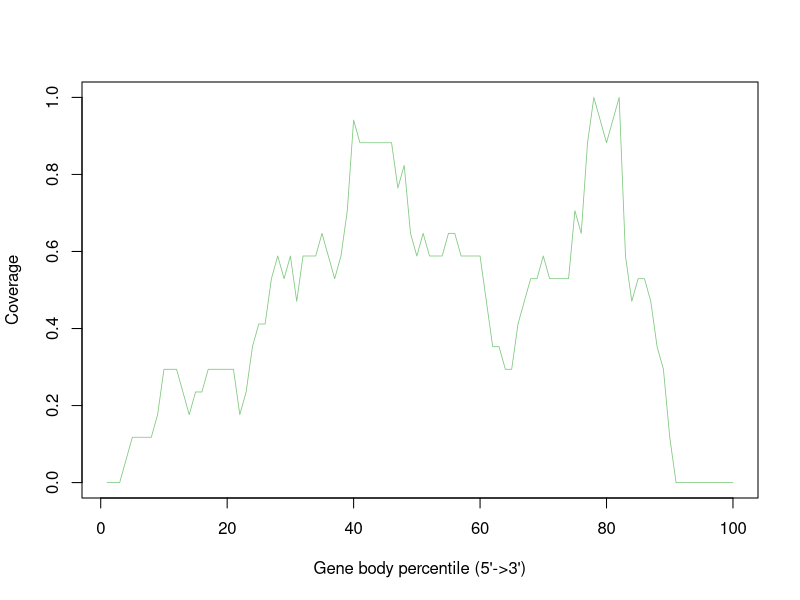

Source code (R):
Atha_Ler_0_sl_FLT_0.18G_Rep2_Aligned.sortedByCoord_sorted.out <- c(0.0,0.0,0.0,0.058823529411764705,0.11764705882352941,0.11764705882352941,0.11764705882352941,0.11764705882352941,0.17647058823529413,0.29411764705882354,0.29411764705882354,0.29411764705882354,0.23529411764705882,0.17647058823529413,0.23529411764705882,0.23529411764705882,0.29411764705882354,0.29411764705882354,0.29411764705882354,0.29411764705882354,0.29411764705882354,0.17647058823529413,0.23529411764705882,0.35294117647058826,0.4117647058823529,0.4117647058823529,0.5294117647058824,0.5882352941176471,0.5294117647058824,0.5882352941176471,0.47058823529411764,0.5882352941176471,0.5882352941176471,0.5882352941176471,0.6470588235294118,0.5882352941176471,0.5294117647058824,0.5882352941176471,0.7058823529411765,0.9411764705882353,0.8823529411764706,0.8823529411764706,0.8823529411764706,0.8823529411764706,0.8823529411764706,0.8823529411764706,0.7647058823529411,0.8235294117647058,0.6470588235294118,0.5882352941176471,0.6470588235294118,0.5882352941176471,0.5882352941176471,0.5882352941176471,0.6470588235294118,0.6470588235294118,0.5882352941176471,0.5882352941176471,0.5882352941176471,0.5882352941176471,0.47058823529411764,0.35294117647058826,0.35294117647058826,0.29411764705882354,0.29411764705882354,0.4117647058823529,0.47058823529411764,0.5294117647058824,0.5294117647058824,0.5882352941176471,0.5294117647058824,0.5294117647058824,0.5294117647058824,0.5294117647058824,0.7058823529411765,0.6470588235294118,0.8823529411764706,1.0,0.9411764705882353,0.8823529411764706,0.9411764705882353,1.0,0.5882352941176471,0.47058823529411764,0.5294117647058824,0.5294117647058824,0.47058823529411764,0.35294117647058826,0.29411764705882354,0.11764705882352941,0.0,0.0,0.0,0.0,0.0,0.0,0.0,0.0,0.0,0.0)


pdf("Atha_Ler-0_sl_FLT_0.18G_Rep2.geneBodyCoverage.curves.pdf")
x=1:100
icolor = colorRampPalette(c("#7fc97f","#beaed4","#fdc086","#ffff99","#386cb0","#f0027f"))(1)
plot(x,Atha_Ler_0_sl_FLT_0.18G_Rep2_Aligned.sortedByCoord_sorted.out,type='l',xlab="Gene body percentile (5'->3')", ylab="Coverage",lwd=0.8,col=icolor[1])
dev.off()
